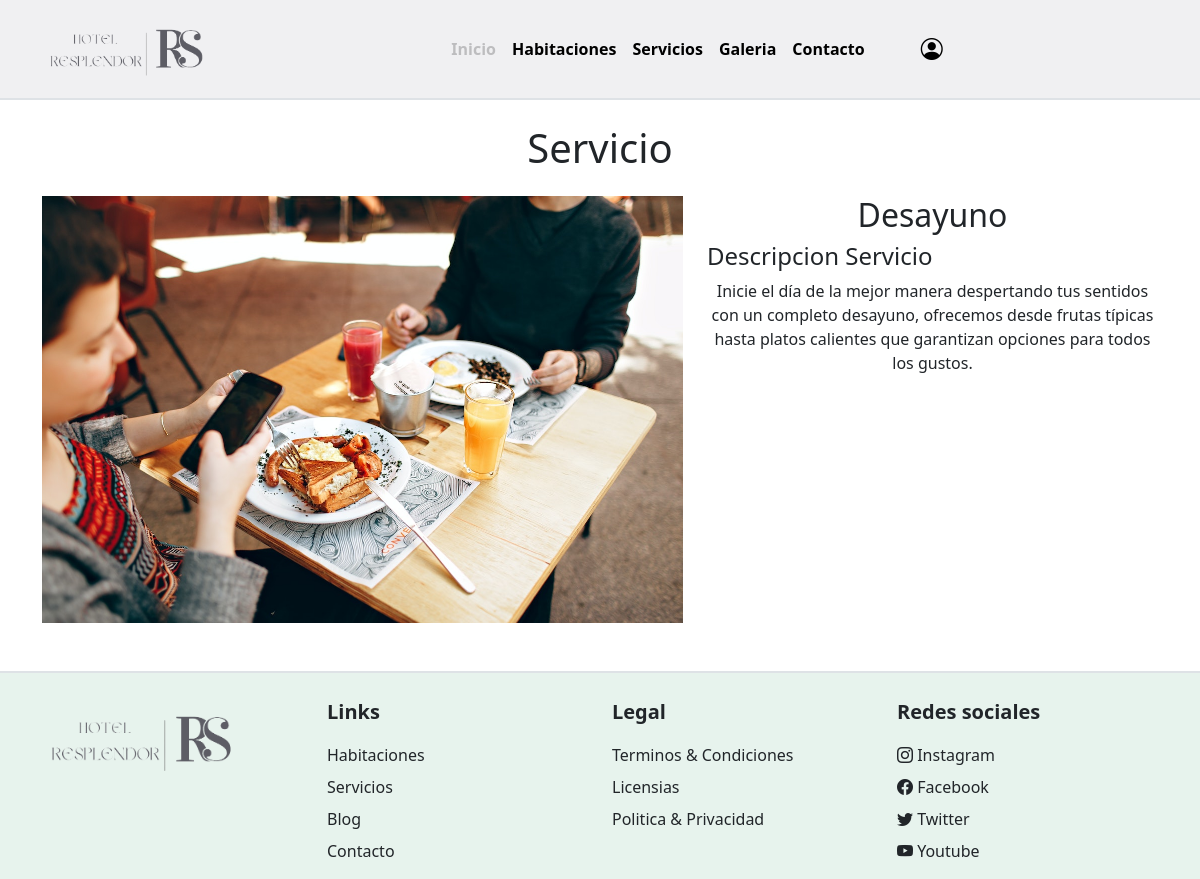
The page /servicios/servicio.php?id=1 on the database its author committed.
### tables this page shows
CREATE TABLE `servicio` (
  `id_servicio` int(11) NOT NULL,
  `id_categoria_servicio` int(11) NOT NULL,
  `nombre_servicio` varchar(25) NOT NULL,
  `descripcion_servicio` text NOT NULL,
  `tarifa_servicio` int(11) NOT NULL,
  `imagen_servicio` text NOT NULL
);

### servicios/servicio.php (the view, shortened to what this page needs)
<?php
    $conexion = new Conexion();
    $con = $conexion->conectarDB();
    $id = $_GET['id'];
    $sql = "SELECT * FROM SERVICIO WHERE id_servicio='$id'";
?>
<!DOCTYPE html>
<html>
    <head>
        <link rel="stylesheet" href="../css/custom.css">
        <link rel="stylesheet" href="../libs/bootstrap-icons/bootstrap-icons.css">
    </head>
    <body>
        <?php
        include '../modules/menu.php';
        ?>
        <?php
            $resulset = $con->query($sql);
                if($fila = $resulset->fetch_assoc()){; ?>
                    <div class="container my-4">
                        <h1 class="text-center">Servicio</h1>
                    </div>
                    <div class="container text-center mb-5">
                        <div class="row">
                            <div class="col-lg-7">
                                <img src="<?php echo $fila['imagen_servicio']?>" alt="" class="img-fluid">
                            </div>
                            <div class="col-lg-5">
                                <h2><?php echo $fila['nombre_servicio'] ?></h2>
                                <h4 class="text-start">Descripcion Servicio</h4>
                                <p><?php echo $fila['descripcion_servicio']?></p>
                            </div>
                        </div>
                    </div>
    </body>
    <?php }?>
    <footer>
        <?php
            include '../modules/footer.php';
        ?>
    </footer>
</html>

### rows shown on the page
servicio: imagen_servicio (picture), nombre_servicio "Desayuno", descripcion_servicio "Inicie el día de la mejor manera despertando tus sentidos con un completo desayuno, ofrecemos desde frutas típicas hasta platos calientes que garantizan opciones para todos los gustos."
